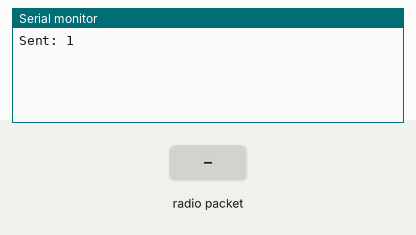
Recording of a sketch running on a simulated Arduino Mega 2560, built for the host (arithmetic inside an expression is 32-bit, double 64-bit). On the bench: the last lines printed to the serial monitor. Inputs (shaded band) come from the test bench. No radio packets arrive unless stated.

Above: at 1.8 s.
1.9 s: radio packet "help" arrives
At 3.1 s:
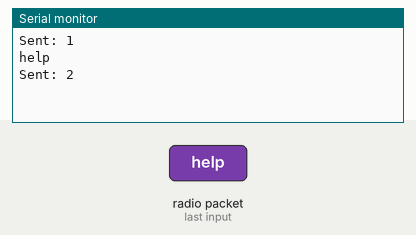
3.4 s: radio packet "1" arrives
At 4.5 s:
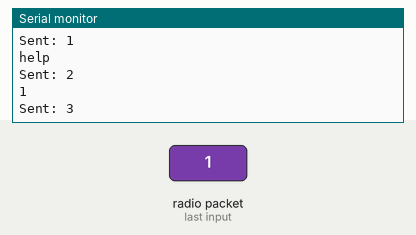

The sketch:

send_and_recieve.ino
```cpp
#include <SPI.h>
#include <nRF24L01.h>
#include <RF24.h>

RF24 radio(7, 8);

//  radio :  Arduino
// ===================
//   V+   :  3.3V
//   GND  :  GND
//   CSN  :  Pin 8
//   CE   :  Pin 7
//   MOSI :  Pin 11
//   SCK  :  Pin 13
//   MISO :  Pin 12
//   IRQ  :  No Connection

const byte address[][6] = { "00001", "00002", "00003" };
int num = 1;

char roomID[] = "02-1920";
int max_occ = 4;
char input[32] = "";


void setup() {
  Serial.begin(9600);
  Serial1.begin(9600);
  radio.begin();
  radio.openWritingPipe(address[0]);// other transmitter/reciever has swapped addresses
  radio.openReadingPipe(1, address[1]);
  radio.setPALevel(RF24_PA_MIN);
  //radio.stopListening();
}

void loop() {
  //
  radio.stopListening();
  radio.write(&roomID, sizeof(roomID));
  Serial.print("Sent: ");
  Serial.println(num++);
  delay(1000);

  radio.startListening();
  while(!radio.available());
  radio.read(input, sizeof(input));
  Serial.println(input);

  checkBT();
}

int checkBT()
{
  if(Serial1.available())
  {
    Serial1.read(input, sizeof(input));
    if(strcmp(input, "help") == 0)
    {
      Serial1.println("1: Get Room ID");
      Serial1.println("2: Change Room ID");
      Serial1.println("3: Get Max Occupancy");
      Serial1.println("4: Change Max Occupancy");
    }
    else if (strcmp(input, "") == 0)
    {

    }
    else if (strcmp(input, "") == 0)
    {

    }
    return 0;// Bluetooth information recieved
  }
  else
  {
    return 1;// no Bluetooth Information
  }

}
```

Measured:
- after the input at 1.9 s, the serial monitor: prints a new line at once (image 1)
- after the input at 3.4 s, the serial monitor: prints a new line at once (image 2)
